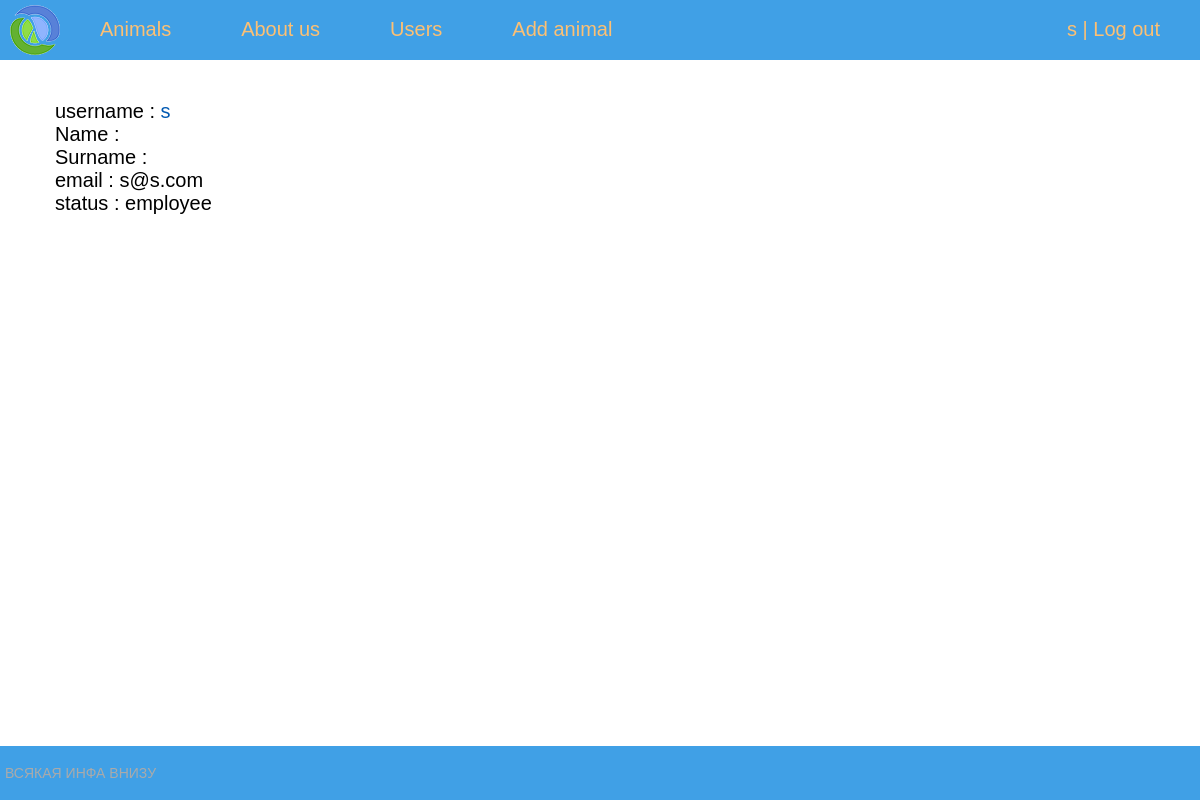
The app's page /users/ (signed in), older data.
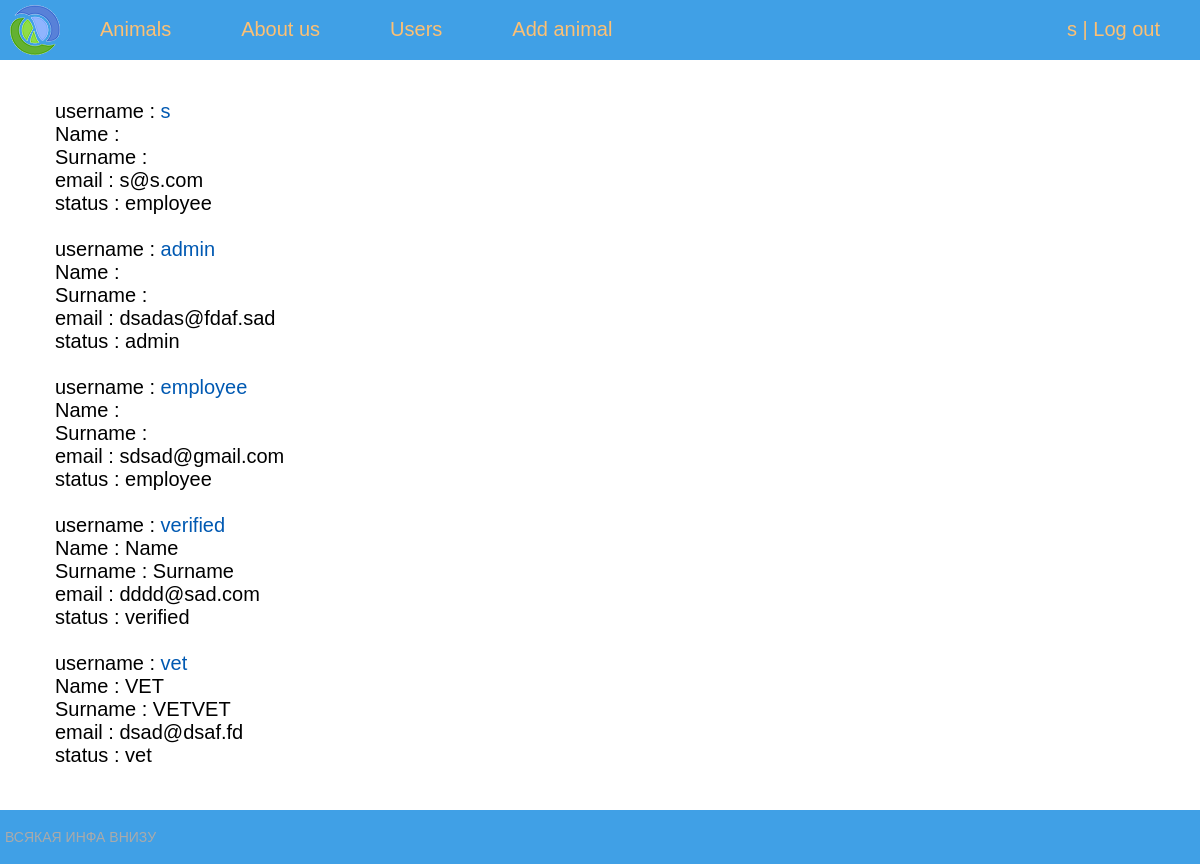
The same page, newer data.
### shelter/models.py (models this page shows, shortened)
class Account(AbstractBaseUser):
    email = models.EmailField(verbose_name="email", max_length=60, unique=True)
    username = models.CharField(max_length=30, unique=True)
    date_joined = models.DateTimeField(verbose_name='date joined', auto_now_add=True)
    last_login = models.DateTimeField(verbose_name='last login', auto_now=True)
    is_admin = models.BooleanField(default=False)
    is_active = models.BooleanField(default=True)
    is_staff = models.BooleanField(default=False)
    is_superuser = models.BooleanField(default=False)
    position = models.CharField(max_length=10, default="unverified")
    name = models.CharField(max_length=15, default="")
    surname = models.CharField(max_length=15, default="")
    USERNAME_FIELD = 'username'
    objects = MyAccountManager()

### shelter/views.py (the view)
# urls.py: path('users/', ShowUsers.as_view(), name='users'),
@method_decorator(login_required, name='dispatch')
class ShowUsers(UserPassesTestMixin, ListView):
    paginate_by = 5
    model = Account
    template_name = 'shelter/users.html'
    context_object_name = 'accounts'
    pk_url_kwarg = 'userid'
    def test_func(self):
        if self.request.user.position == "employee" or self.request.user.position == "admin":
            return True
        return False
    def get_context_data(self, *, object_list=None, **kwargs):
        context = super().get_context_data(**kwargs)
        context['title'] = "User page"
        context['menu'] = menu
        return context

### shelter/templates/shelter/users.html (shortened to what this page needs)
{% extends 'shelter/base.html' %}
{% block content %}
{% for account in accounts %}
username : <a href="{% url 'show_user' account.pk %}">{{account.username}}</a><br>
Name     : {{account.name}}<br>
Surname  : {{account.surname}}<br>
email    : {{account.email}}<br>
status   : {{account.position}}<br><br>
{% endfor %}
{% endblock %}

### shelter/templates/shelter/base.html (shortened to what this page needs)
{% load static %}
<!DOCTYPE html>
<html>
<head>
	<link type="text/css" href="{% static 'shelter/css/styles.css' %}" rel="stylesheet" />
</head>
<body>
<table class="table-page" border=0 cellpadding="0" cellspacing="0">
<tr><td valign=top>
{% block mainmenu %}
		<div class="header">
			<ul id="mainmenu" class="mainmenu">
				<li class="logo"><a href="{% url 'home' %}"><div class="logo"></div></a></li>
				{% for m in menu %}
				    <li><a href="{% url m.url_name %}">{{m.title}}</a></li>
				{% endfor %}
				{% if user.position == "employee" or user.position == "admin" %}
				    <li><a href="{% url 'users' %}">Users</a></li>
				{% endif %}
            	{% if user.position == "employee" %}
				    <li><a href="{% url 'addanimal' %}">Add animal</a></li>
				{% endif %}
				{% if request.user.is_authenticated %}
				    <li class="last"><a href="{% url 'mypage' %}">{{user.username}}</a> | <a href="{% url 'logout' %}">Log out</a></li>
				{% else %}
				    <li class="last"><a href="{% url 'register' %}">Register</a> | <a href="{% url 'login' %}">Log in</a></li>
				{% endif %}
			</ul>
		</div>
{% endblock mainmenu %}
<table class="table-content" border=0 cellpadding="0" cellspacing="0">
<td valign="top" class="content">
	<div class="content-text">
{% block content %}
{% endblock %}
	</div>
</td></tr></table>
<tr><td valign=top>
	<div id="footer">
		<p>ВСЯКАЯ ИНФА ВНИЗУ</p>
	</div>
</td></tr></table>
</body>
</html>

Row changes from the older to the newer data that the page shows:
added Account: username "admin", email "dsadas@fdaf.sad", position "admin"
added Account: username "employee", email "sdsad@gmail.com", position "employee"
added Account: username "verified", name "Name", surname "Surname", email "dddd@sad.com", position "verified"
added Account: username "vet", name "VET", surname "VETVET", email "dsad@dsaf.fd", position "vet"
